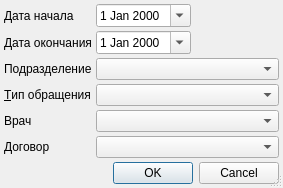
<?xml version="1.0" encoding="UTF-8"?>
<ui version="4.0">
 <class>ReportAnalizeBillOnDirectionSetup</class>
 <widget class="QDialog" name="ReportAnalizeBillOnDirectionSetup">
  <property name="windowModality">
   <enum>Qt::ApplicationModal</enum>
  </property>
  <property name="geometry">
   <rect>
    <x>0</x>
    <y>0</y>
    <width>283</width>
    <height>181</height>
   </rect>
  </property>
  <property name="windowTitle">
   <string>параметры отчёта</string>
  </property>
  <property name="sizeGripEnabled">
   <bool>true</bool>
  </property>
  <layout class="QGridLayout" name="gridLayout">
   <property name="margin">
    <number>4</number>
   </property>
   <property name="spacing">
    <number>4</number>
   </property>
   <item row="1" column="1">
    <widget class="CDateEdit" name="edtEndDate">
     <property name="enabled">
      <bool>true</bool>
     </property>
     <property name="sizePolicy">
      <sizepolicy hsizetype="Maximum" vsizetype="Fixed">
       <horstretch>0</horstretch>
       <verstretch>0</verstretch>
      </sizepolicy>
     </property>
     <property name="calendarPopup">
      <bool>true</bool>
     </property>
    </widget>
   </item>
   <item row="1" column="0">
    <widget class="QLabel" name="lblEndDate">
     <property name="text">
      <string>Дата окончания</string>
     </property>
     <property name="buddy">
      <cstring>edtEndDate</cstring>
     </property>
    </widget>
   </item>
   <item row="0" column="1">
    <widget class="CDateEdit" name="edtBegDate">
     <property name="enabled">
      <bool>true</bool>
     </property>
     <property name="sizePolicy">
      <sizepolicy hsizetype="Maximum" vsizetype="Fixed">
       <horstretch>0</horstretch>
       <verstretch>0</verstretch>
      </sizepolicy>
     </property>
     <property name="calendarPopup">
      <bool>true</bool>
     </property>
    </widget>
   </item>
   <item row="6" column="0">
    <widget class="QLabel" name="lblEventType">
     <property name="text">
      <string>&amp;Тип обращения</string>
     </property>
     <property name="buddy">
      <cstring>cmbEventType</cstring>
     </property>
    </widget>
   </item>
   <item row="7" column="1" colspan="2">
    <widget class="CPersonComboBox" name="cmbPerson">
     <property name="sizePolicy">
      <sizepolicy hsizetype="Expanding" vsizetype="Fixed">
       <horstretch>0</horstretch>
       <verstretch>0</verstretch>
      </sizepolicy>
     </property>
    </widget>
   </item>
   <item row="0" column="0">
    <widget class="QLabel" name="lblBegDae">
     <property name="text">
      <string>Дата начала</string>
     </property>
     <property name="buddy">
      <cstring>edtBegDate</cstring>
     </property>
    </widget>
   </item>
   <item row="7" column="0">
    <widget class="QLabel" name="lblPerson">
     <property name="text">
      <string>Врач</string>
     </property>
    </widget>
   </item>
   <item row="11" column="0" colspan="3">
    <widget class="QDialogButtonBox" name="buttonBox">
     <property name="orientation">
      <enum>Qt::Horizontal</enum>
     </property>
     <property name="standardButtons">
      <set>QDialogButtonBox::Cancel|QDialogButtonBox::Ok</set>
     </property>
    </widget>
   </item>
   <item row="9" column="0">
    <spacer>
     <property name="orientation">
      <enum>Qt::Vertical</enum>
     </property>
     <property name="sizeHint" stdset="0">
      <size>
       <width>21</width>
       <height>21</height>
      </size>
     </property>
    </spacer>
   </item>
   <item row="6" column="1" colspan="2">
    <widget class="CRBComboBox" name="cmbEventType">
     <property name="sizePolicy">
      <sizepolicy hsizetype="Expanding" vsizetype="Fixed">
       <horstretch>0</horstretch>
       <verstretch>0</verstretch>
      </sizepolicy>
     </property>
     <property name="whatsThis">
      <string>&lt;html&gt;&lt;head&gt;&lt;meta name=&quot;qrichtext&quot; content=&quot;1&quot; /&gt;&lt;style type=&quot;text/css&quot;&gt;
p, li { white-space: pre-wrap; }
&lt;/style&gt;&lt;/head&gt;&lt;body style=&quot; font-family:'MS Shell Dlg 2'; font-size:8.25pt; font-weight:400; font-style:normal;&quot;&gt;
&lt;p style=&quot;-qt-paragraph-type:empty; margin-top:0px; margin-bottom:0px; margin-left:0px; margin-right:0px; -qt-block-indent:0; text-indent:0px;&quot;&gt;&lt;/p&gt;&lt;/body&gt;&lt;/html&gt;</string>
     </property>
    </widget>
   </item>
   <item row="3" column="1" colspan="2">
    <widget class="COrgStructureComboBox" name="cmbOrgStructure">
     <property name="sizePolicy">
      <sizepolicy hsizetype="Expanding" vsizetype="Fixed">
       <horstretch>0</horstretch>
       <verstretch>0</verstretch>
      </sizepolicy>
     </property>
    </widget>
   </item>
   <item row="0" column="2">
    <spacer name="spacer">
     <property name="orientation">
      <enum>Qt::Horizontal</enum>
     </property>
     <property name="sizeHint" stdset="0">
      <size>
       <width>19</width>
       <height>20</height>
      </size>
     </property>
    </spacer>
   </item>
   <item row="3" column="0">
    <widget class="QLabel" name="lblSubdivision">
     <property name="text">
      <string>Подразделение</string>
     </property>
    </widget>
   </item>
   <item row="8" column="0">
    <widget class="QLabel" name="label">
     <property name="text">
      <string>Договор</string>
     </property>
    </widget>
   </item>
   <item row="8" column="1" colspan="2">
    <widget class="CContractComboBox" name="cmbContract">
     <property name="sizePolicy">
      <sizepolicy hsizetype="Expanding" vsizetype="Fixed">
       <horstretch>0</horstretch>
       <verstretch>0</verstretch>
      </sizepolicy>
     </property>
    </widget>
   </item>
  </layout>
 </widget>
 <customwidgets>
  <customwidget>
   <class>CDateEdit</class>
   <extends>QDateEdit</extends>
   <header>library/DateEdit</header>
  </customwidget>
  <customwidget>
   <class>CRBComboBox</class>
   <extends>QComboBox</extends>
   <header>library/crbcombobox.h</header>
  </customwidget>
  <customwidget>
   <class>COrgStructureComboBox</class>
   <extends>QComboBox</extends>
   <header>Orgs/OrgStructComboBoxes.h</header>
  </customwidget>
  <customwidget>
   <class>CPersonComboBox</class>
   <extends>QComboBox</extends>
   <header>Orgs/PersonComboBox.h</header>
  </customwidget>
  <customwidget>
   <class>CContractComboBox</class>
   <extends>QComboBox</extends>
   <header>Accounting/ContractComboBox</header>
  </customwidget>
 </customwidgets>
 <tabstops>
  <tabstop>edtBegDate</tabstop>
  <tabstop>edtEndDate</tabstop>
  <tabstop>buttonBox</tabstop>
 </tabstops>
 <resources/>
 <connections>
  <connection>
   <sender>buttonBox</sender>
   <signal>accepted()</signal>
   <receiver>ReportAnalizeBillOnDirectionSetup</receiver>
   <slot>accept()</slot>
   <hints>
    <hint type="sourcelabel">
     <x>190</x>
     <y>252</y>
    </hint>
    <hint type="destinationlabel">
     <x>119</x>
     <y>239</y>
    </hint>
   </hints>
  </connection>
  <connection>
   <sender>buttonBox</sender>
   <signal>rejected()</signal>
   <receiver>ReportAnalizeBillOnDirectionSetup</receiver>
   <slot>reject()</slot>
   <hints>
    <hint type="sourcelabel">
     <x>241</x>
     <y>252</y>
    </hint>
    <hint type="destinationlabel">
     <x>316</x>
     <y>234</y>
    </hint>
   </hints>
  </connection>
 </connections>
</ui>
